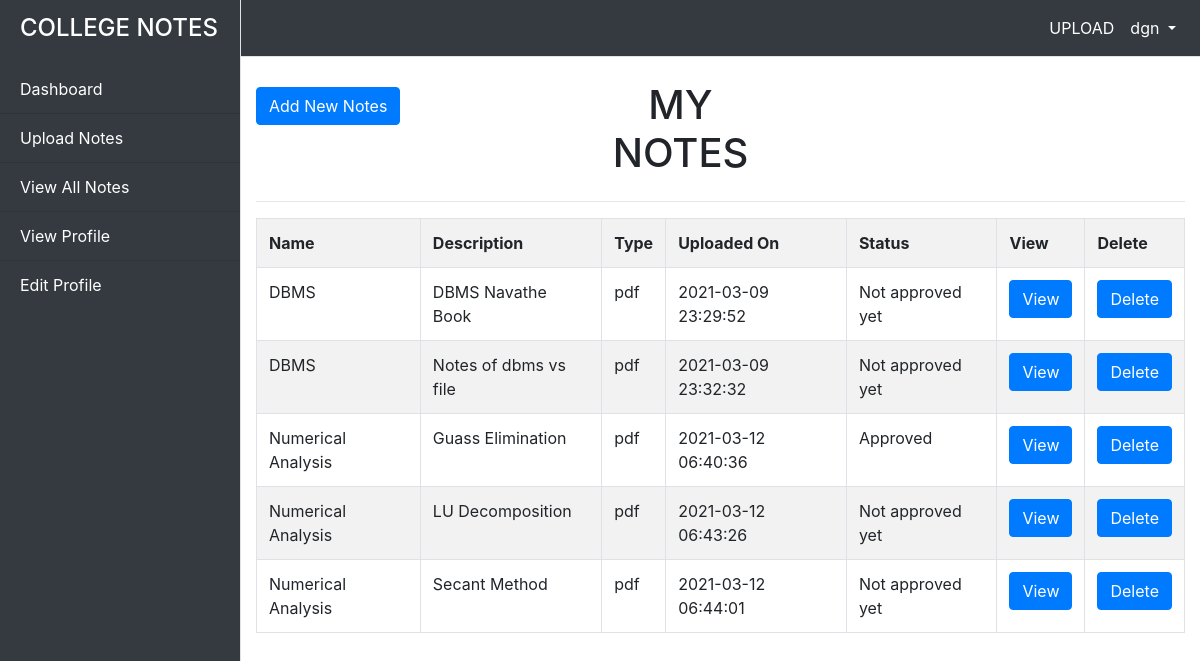
Page /dashboard.php?loginid=4&mynotes=1 on the committed database.
### tables this page shows
CREATE TABLE `users` (
  `ID` int(11) NOT NULL,
  `Name` varchar(225) NOT NULL,
  `email` varchar(225) NOT NULL,
  `Username` varchar(225) NOT NULL,
  `Password` varchar(225) NOT NULL,
  `Gender` varchar(225) NOT NULL,
  `Role` varchar(225) NOT NULL,
  `Course` varchar(225) NOT NULL,
  `Image` varchar(225) NOT NULL,
  `About` varchar(225) NOT NULL,
  `Joindate` date NOT NULL
);

CREATE TABLE `uploads` (
  `FILE_ID` int(11) NOT NULL,
  `FILE_NAME` varchar(225) NOT NULL,
  `FILE_DESCRIPTION` text NOT NULL,
  `FILE_TYPE` varchar(225) NOT NULL,
  `FILE_UPLOADER` varchar(225) NOT NULL,
  `FILE_UPLOADED_ON` timestamp NOT NULL DEFAULT current_timestamp(),
  `FILE_UPLOADED_TO` varchar(225) NOT NULL,
  `FILE` varchar(225) NOT NULL,
  `STATUS` varchar(225) NOT NULL
);

### dashboard.php (the view, shortened to what this page needs)
<?php
    if(!isset($_GET['loginid']))
    {
        header("location:index.php?lo=1");
    }
    else
    {
        $conn=mysqli_connect("localhost","root","","project2");
        $id=$_GET['loginid'];
        $sel1="select * from users where ID=$id";
        $res1=mysqli_query($conn,$sel1);
        $res2=mysqli_fetch_array($res1);
    }
?>
<!doctype html>
<html lang="en">
  <head>
    <link rel="stylesheet" href="https://stackpath.bootstrapcdn.com/bootstrap/4.5.2/css/bootstrap.min.css">
  </head>
  <body>
    <div class="d-flex" id="wrapper">
        <div class="bg-dark border-right text-white" id="sidebar-wrapper">
            <div class="sidebar-heading"><p class="h4">COLLEGE NOTES</p></div>
                <div class="list-group list-group-flush">
                    <a href="dashboard.php?loginid=<?php echo $res2[0];?>" class="list-group-item text-white list-group-item-action bg-dark">Dashboard</a>
                    <a href="dashboard.php?loginid=<?php echo $res2[0];?>&upload=1" class="list-group-item text-white list-group-item-action bg-dark">Upload Notes</a>
                    <a href="dashboard.php?loginid=<?php echo $res2[0];?>&mynotes=1" class="list-group-item text-white list-group-item-action bg-dark">View All Notes</a>
                    <a href="dashboard.php?loginid=<?php echo $res2[0];?>&viewprof=1" class="list-group-item text-white list-group-item-action bg-dark">View Profile</a>
                    <a href="dashboard.php?loginid=<?php echo $res2[0];?>&editprof=1" class="list-group-item text-white list-group-item-action bg-dark">Edit Profile</a>
                </div>
            </div>
            <div id="page-content-wrapper">
                <nav class="navbar navbar-expand-lg navbar-dark bg-dark border-bottom">
                    <div class="collapse navbar-collapse text-center" id="navbarSupportedContent">
                        <ul class="navbar-nav ml-auto mt-2 mt-lg-0">
                            <li class="nav-item">
                                <a class="nav-link text-white" href="dashboard.php?loginid=<?php echo $res2[0];?>&upload=1">UPLOAD</a>
                            </li>
                            <?php
                                $sel5="select * from users where ID=$res2[0]";
                                $res9=mysqli_query($conn,$sel5);
                                $res10=mysqli_fetch_array($res9);
                            ?>
                            <li class="nav-item dropdown">
                                <a class="nav-link text-white dropdown-toggle" href="#" id="navbarDropdown" role="button" data-toggle="dropdown" aria-haspopup="true" aria-expanded="false">
                                  <?php echo $res10[1];?>
                                </a>
                            </li>
                        </ul>
                    </div>
                </nav>
                <?php
                  if(isset($_GET['mynotes']))
                  {
                ?>
                    <div class="container-fluid">
                        <div class="row">
                          <div class="col-md-12 text-center">
                              <div class="row">
                                  <div class="col-md-4 text-left">
                                      <a href="dashboard.php?loginid=<?php echo $res2[0];?>&upload=1" style="margin-top:30px" class="btn btn-primary">Add New Notes</a>
                                  </div>
                                  <div class="col-md-3 text-center">
                                      <h1 class="mt-4">MY NOTES</h1>
                                  </div>
                              </div>
                              <hr/>
                          </div>
                        </div>
                        <div class="row">
                            <div class="table col-md-12 mr-3" style="overflow:scroll">
                                  <table class="table table-hover table-bordered table-striped" border=1 cellpadding=10 >
                                      <tr>
                                          <th>Name</th>
                                          <th>Description</th>
                                          <th>Type</th>
                                          <th>Uploaded On</th>
                                          <th>Status</th>
                                          <th>View</th>
                                          <th>Delete</th>
                                      </tr>
                                      <?php
                                          $sel2="select * from uploads where FILE_UPLOADER='$res2[3]'";
                                          $res3=mysqli_query($conn,$sel2);
                                          while($res4=mysqli_fetch_array($res3))
                                          {
                                      ?>
                                              <tr>
                                                  <td><?php echo $res4[1];?></td>
                                                  <td><?php echo $res4[2];?></td>
                                                  <td><?php echo $res4[3];?></td>
                                                  <td><?php echo $res4[5];?></td>
                                                  <td><?php echo $res4[8];?></td>
                                                  <td><a href="Uploads/<?php echo $res4[7];?>" target="_blank" class="btn btn-primary">View</a></td>
                                                  <td><a href="dashboard.php?loginid=<?php echo $res2[0];?>&mynotes=1&delete=<?php echo $res4[0];?>" onclick="return confirm('Are you sure you want to delete this uploaded notes?')" class="btn btn-primary">Delete</a></td>
                                              </tr>
                                      <?php
                                          }
                                      ?>
                                  </table>
                            </div>
                        </div>
                    </div>
                <?php
                  }
                ?>
            </div>
        </div>
  </body>
 </body>
</html>

### dashboard.php (style rules this page uses)
#wrapper { overflow-x: hidden; }
#sidebar-wrapper { min-height: 100vh; margin-left: -15rem; -webkit-transition: margin .25s ease-out; -moz-transition: margin .25s ease-out; -o-transition: margin .25s ease-out; transition: margin .25s ease-out; }
#sidebar-wrapper .sidebar-heading { padding: 0.875rem 1.25rem; font-size: 1.2rem; }
#sidebar-wrapper .list-group { width: 15rem; }
#page-content-wrapper { min-width: 100vw; }
@media (min-width: 768px) { #sidebar-wrapper { margin-left: 0; } }
@media (min-width: 768px) { #page-content-wrapper { min-width: 0; width: 100%; } }

### rows in the picture
users: Name "dgn"
uploads: FILE_NAME "DBMS", FILE_DESCRIPTION "DBMS Navathe Book", FILE_TYPE "pdf", FILE_UPLOADED_ON "2021-03-09 23:29:52", STATUS "Not approved yet"
uploads: FILE_NAME "DBMS", FILE_DESCRIPTION "Notes of dbms vs file", FILE_TYPE "pdf", FILE_UPLOADED_ON "2021-03-09 23:32:32", STATUS "Not approved yet"
uploads: FILE_NAME "Numerical Analysis", FILE_DESCRIPTION "Guass Elimination", FILE_TYPE "pdf", FILE_UPLOADED_ON "2021-03-12 06:40:36", STATUS "Approved"
uploads: FILE_NAME "Numerical Analysis", FILE_DESCRIPTION "LU Decomposition", FILE_TYPE "pdf", FILE_UPLOADED_ON "2021-03-12 06:43:26", STATUS "Not approved yet"
uploads: FILE_NAME "Numerical Analysis", FILE_DESCRIPTION "Secant Method", FILE_TYPE "pdf", FILE_UPLOADED_ON "2021-03-12 06:44:01", STATUS "Not approved yet"
